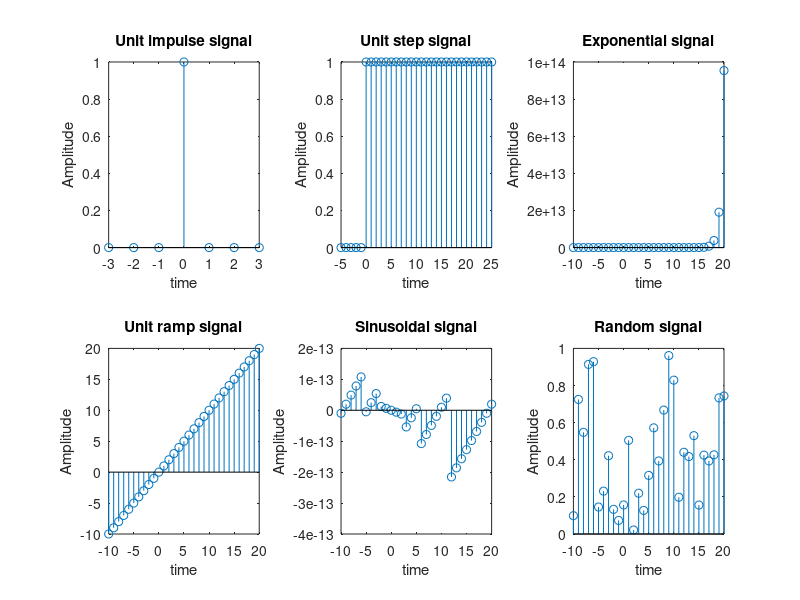

Here is the MATLAB script that generated this plot:
%WAVE FORM GENERATION
%DT SIGNAL
%UNIT IMPULSE
clc;
clear all;
close all;
n1=-3:1:3;
x1=[0,0,0,1,0,0,0];
subplot(2,3,1);
stem(n1,x1);
xlabel('time');
ylabel('Amplitude');
title('Unit impulse signal');
%UNIT STEP SIGNAL
n2=-5:1:25;
x2=[zeros(1,5),ones(1,26)];
subplot(2,3,2);
stem(n2,x2);
xlabel('time');
ylabel('Amplitude');
title('Unit step signal');
%EXPONENTIAL SIGNAL
a=input('Enter the value of a:');
n3=-10:1:20;
x3=power(a,n3);
subplot(2,3,3);
stem(n3,x3);
xlabel('time');
ylabel('Amplitude');
title('Exponential signal');
%UNIT RAMP SIGNAL
n4=-10:1:20;
x4=n4;
subplot(2,3,4);
stem(n4,x4);
xlabel('time');
ylabel('Amplitude');
title('Unit ramp signal');
%SINUSOIDAL SIGNAL
A=input('Enter the amplitude:');
f=input('Enter the frequency:');
n5=-10:1:20;
x5=A*sin(2*pi*f*n5);
subplot(2,3,5);
stem(n5,x5);
xlabel('time');
ylabel('Amplitude');
title('Sinusoidal signal');
%RANDOM SIGNAL
n6=-10:1:20;
x6=rand(1,31);
subplot(2,3,6);
stem(n6,x6);
xlabel('time');
ylabel('Amplitude');
title('Random signal');
